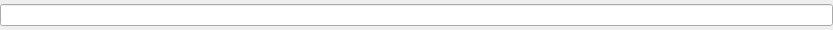
<?xml version="1.0" encoding="UTF-8"?>
<ui version="4.0">
	<class>Form</class>
	<widget class="QWidget" name="Form">
		<property name="geometry">
			<rect>
				<x>0</x>
				<y>0</y>
				<width>833</width>
				<height>30</height>
			</rect>
		</property>
		<property name="windowTitle">
			<string>Form</string>
		</property>
		<layout class="QVBoxLayout" name="verticalLayout">
			<property name="margin">
				<number>0</number>
			</property>
			<item>
				<layout class="QHBoxLayout" name="horizontalLayout_2" stretch="0">
					<item>
						<widget class="QLineEdit" name="text_edit"/>
					</item>
				</layout>
			</item>
		</layout>
	</widget>
	<resources/>
	<connections/>
</ui>
